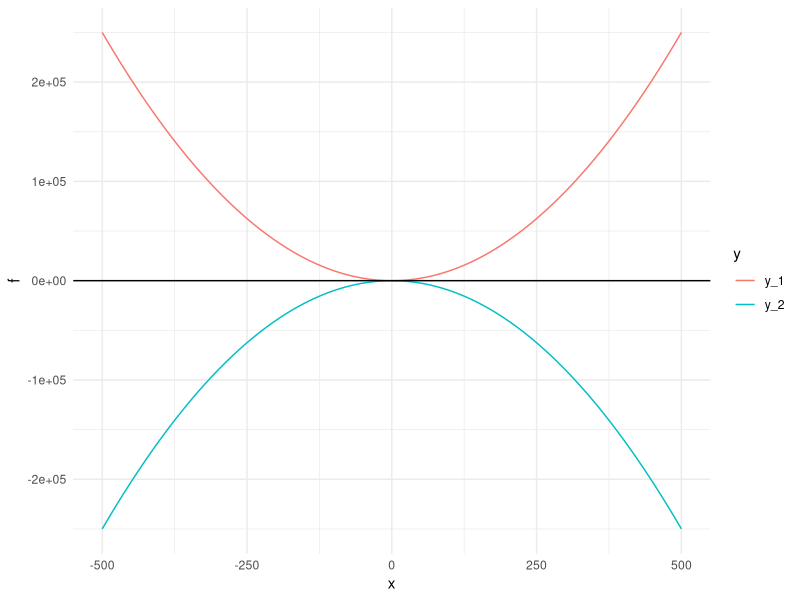
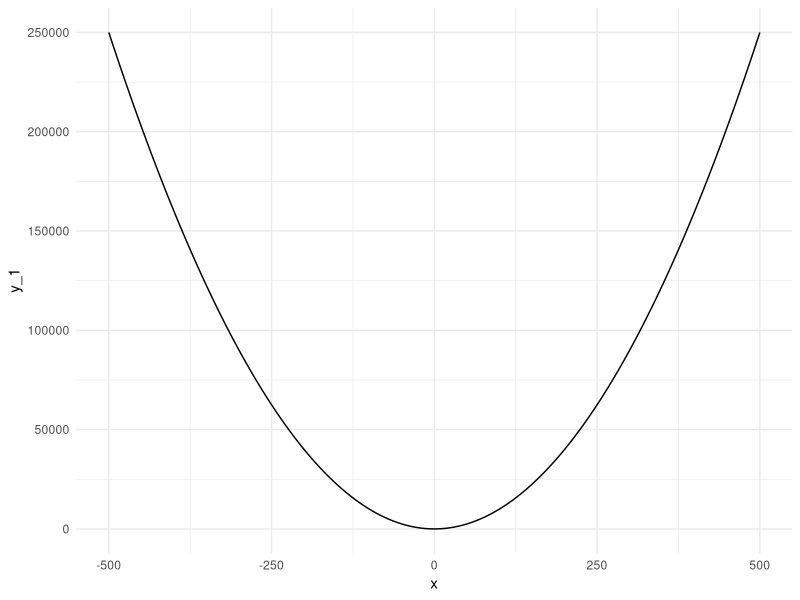
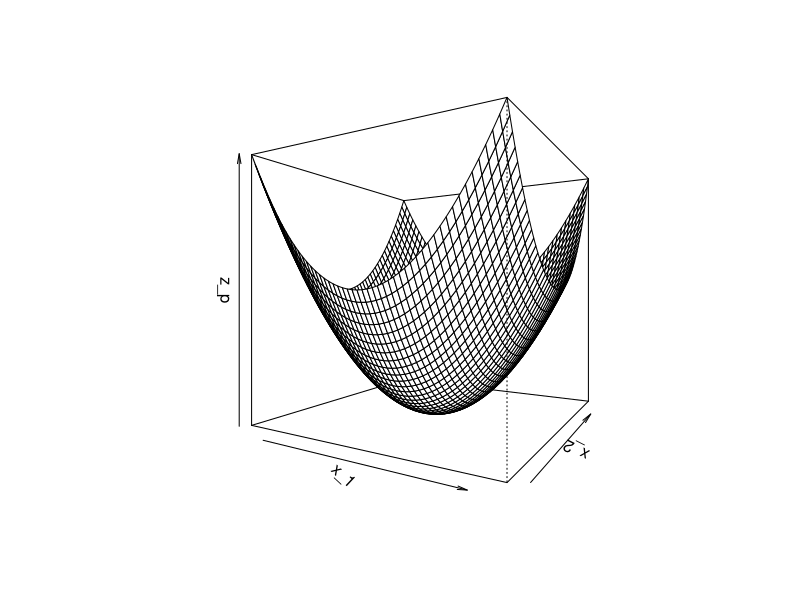
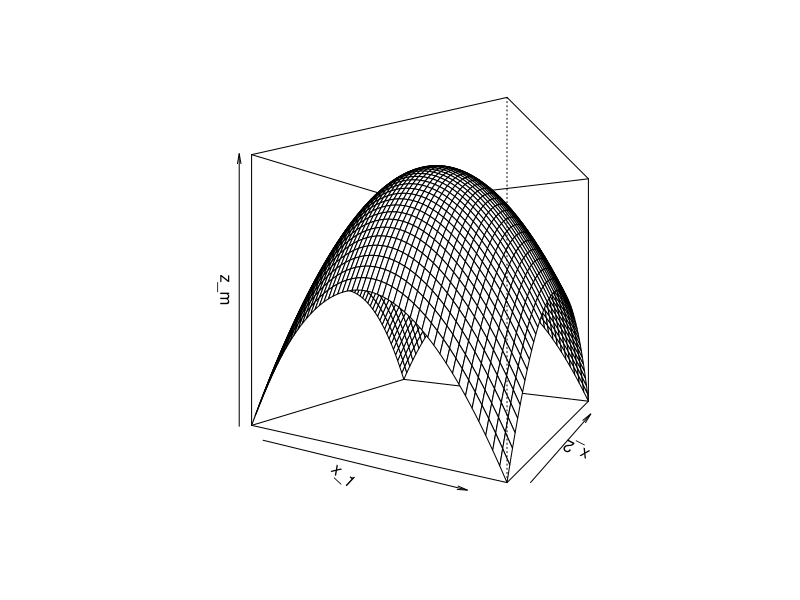
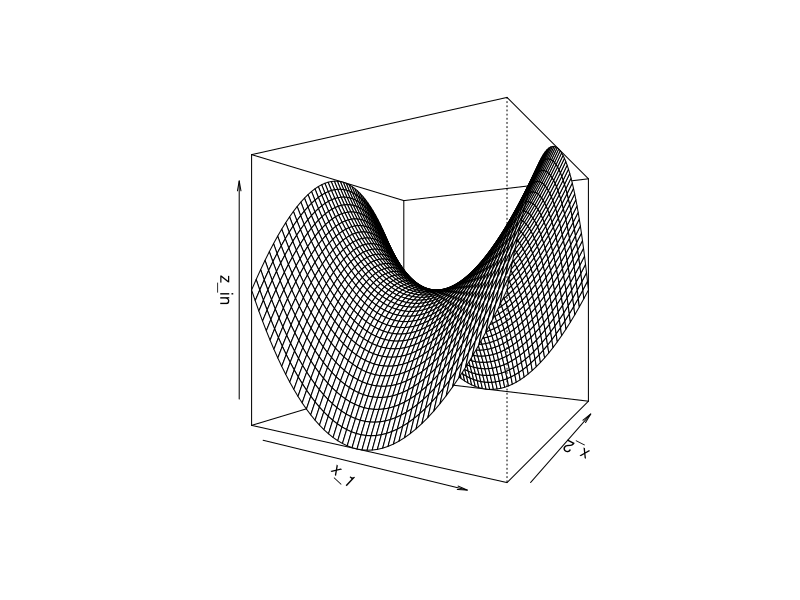
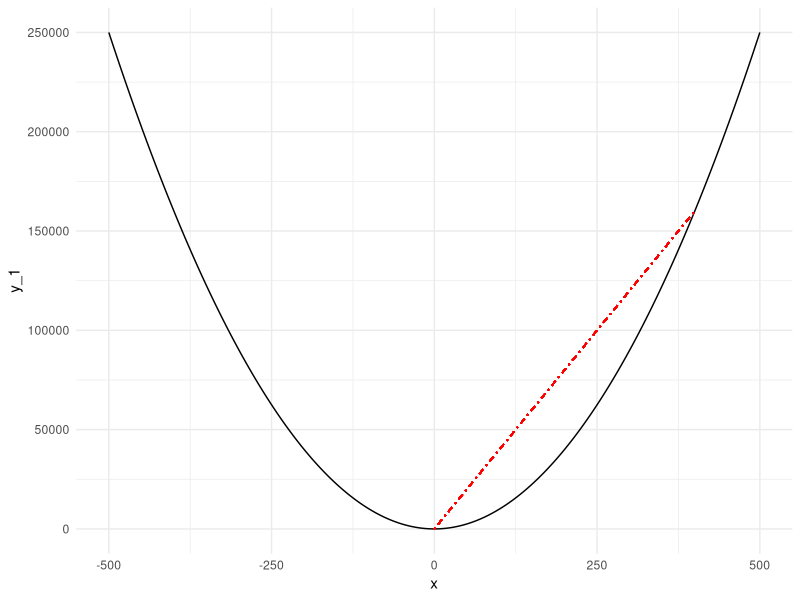
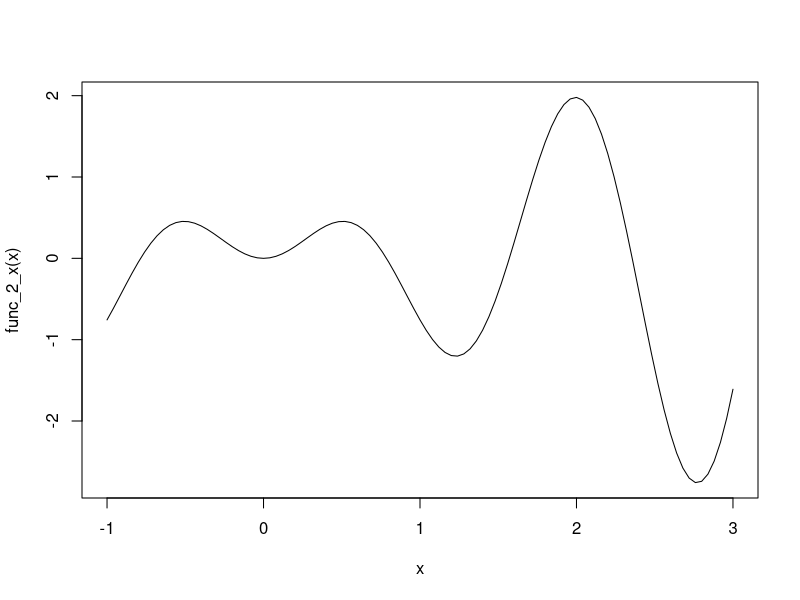
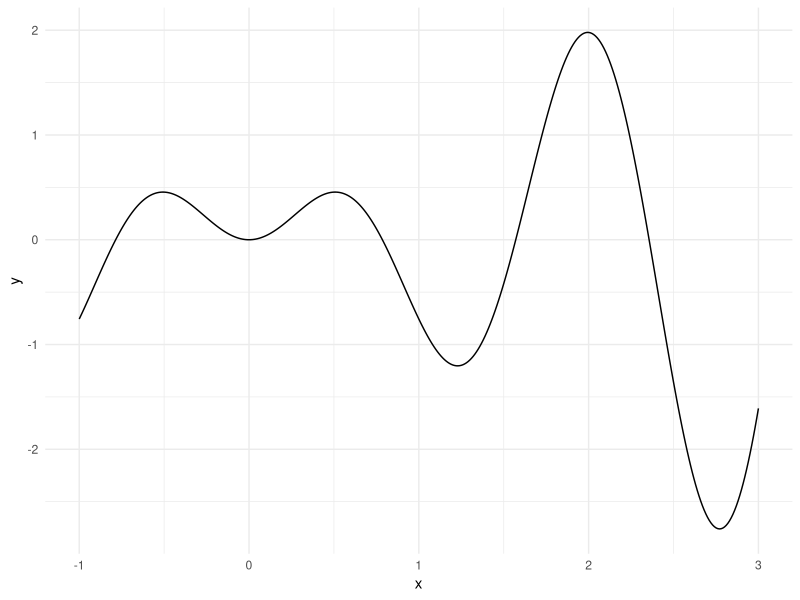

These figures' R source, in order:
## ---- chunk 1

library(tidyverse)
library(rmarkdown)
library(knitr)
library(xml2)
library(quadprog) #for quadratic programming

knitr::opts_chunk$set(echo = T, 
                      warning = T, 
                      message = F, 
                      eval = T, 
                      include = T,
                      fig.height=3.5, 
                      fig.width=3.5,
                      fig.align = 'center'
                      )
## ---- chunk 2
x <- -500:500
y_1 <- x^2
y_2 <- -x^2
data_l <- cbind(x, y_1, y_2) %>% 
  dplyr::as_tibble() %>% #wide format
  tidyr::gather(., 
                y_1:y_2, 
                key = 'y', 
                value = 'f') #long format

ggplot(data_l, aes(x, f, color = y)) +
  geom_line() +
  geom_hline(yintercept = 0) +
  theme_minimal()

## ---- chunk 3

Dmat <- matrix(c(1,-1,-1,2),2,2)
dvec = c(2,6)
Amat = matrix(c(-1,-1,1,-2,-2,-1),2,3)
bvec = c(-2,-2,-3)

quadprog::solve.QP(Dmat, dvec, Amat, bvec)

## ---- chunk 4

D_mat <- matrix(c(1.68,0.34,0.34,3.09),2,2)
d_vec <- c(0, 0)
A_mat <- matrix(c(1,1,0.018,0.025), nrow = 2, byrow = F)
b_vec <- c(1,0.018)
m_eq <- 1

quadprog::solve.QP(D_mat, d_vec, A_mat, b_vec, m_eq)

## ---- chunk 5

(plot_x_square <- ggplot(data = dplyr::as_tibble(cbind(x, y_1)),
       mapping = aes(x, y_1)) +
  geom_line() +
  theme_minimal())

## ---- chunk 6

x_1 <- x_2 <- seq(-5, 5, 0.20)

z_p <- outer(x_1, x_2, 
            FUN = function(x_1,x_2){x_1^2+x_2^2}
            ) 
z_m <- outer(x_1, x_2,
            FUN = function(x_1,x_2){-x_1^2-x_2^2}
            ) 
z_in <- outer(x_1, x_2,
             FUN = function(x_1,x_2){x_1^2-x_2^2}
              ) 

persp(x_1, x_2, z_p, theta = 30, phi = 0) #positive definite

persp(x_1, x_2, z_m, theta = 30, phi = 0) #negative definite

persp(x_1, x_2, z_in, theta = 30, phi = 0) #indefinite

## ---- chunk 7

plot_x_square + 
  geom_segment(aes(x = 0, 
                   y = 0, 
                   xend = 400, 
                   yend = 400^2
                   ), 
               linetype = "dotdash", 
               color = "red"
               )

## ---- chunk 8
# Another function for optimization
func_2_x <- function(x) {x*sin(4*x)}

curve(func_2_x, -1, 3) #note base R graphics function curve()

# Via ggplot()
x <- seq(-1, 3, 0.01)
y <- func_2_x(x)
data_plot_gg <- cbind(x, y) %>% tibble::as_tibble()

ggplot(data_plot_gg, aes(x, y)) +
  geom_line() +
  theme_minimal()

# Using optimize()
(optim_min_mult <- optimize(f = func_2_x, 
                            interval = c(0, 3)
                            ) #default = minimum
) 

## ---- chunk 9

optimize(func_2_x, c(1.5, 3))

## ---- chunk 10

optimize(func_2_x, c(1.5, 3), maximum = TRUE)

## ---- chunk 11

func_3_x <- function(x) {abs(x-1)+2*abs(x-2)}

plot(func_3_x, -1, 4) #note generic function plotting in base R

# Via ggplot
x_3 <- seq(-1, 4, 0.01)
y_3 <- func_3_x(x_3)

ggplot(tibble::as_tibble(cbind(x_3,y_3)),
       aes(x_3, y_3)
       ) + 
  geom_line() +
  theme_minimal()

(optim_x_3 <- optimize(func_3_x, c(0,3)))

## ---- chunk 12

func_optim <- function(x)
{
  2*(x[1]-1)^2 + 5*(x[2]-3)^2 + 10
}

optim_min <- optim(c(1,1), func_optim) #x=(x_1,x_2)=c(1,1)
print(optim_min)
## ---- chunk 13

func_optim_2 <- function(x1, x2) 
{
  return(1/x1 + 1/x2 + 
    (1-x2)/(x2*(1-x1)) + 
    1/((1-x1)*(1-x2))
    )
}

x_1 <- x_2 <- seq(0.1, 0.9, 0.02)
z <- outer(x_1, x_2, FUN = "func_optim_2")

# Different perspectives
persp(x_1, x_2, z, theta = 30, phi = 0) 
persp(x_1, x_2, z, theta = 0, phi = 30)
persp(x_1, x_2, z, theta = -30, phi = 0)

## ---- chunk 14

func_opt_2 <- function(x)
{
  x1 <- x[1]
  x2 <- x[2]
  return((1/x1 + 1/x2 + 
            (1-x2)/(x2*(1-x1)) + 
            1/((1-x1)*(1-x2)))
         )
}

optim(c(0.5, 0.5), func_opt_2)

## ---- chunk 15

x_vec <- rnorm(1000, 5, 2) #1000 normals with mean 5 and sigma 2

neg_log_likeli <- function(theta)
{
  n <- length(x_vec)
  NLL <- sum((x_vec - theta[1])^2)/(2*theta[2]) + 
    (n/2)*log(theta[2])
  
  return(NLL)
}

optim(theta <- c(0,1), #(0,1) starting
      neg_log_likeli, 
      hessian=TRUE #print the Hessian matrix
      ) 

optim(theta <- c(0.5,1.2), #different starting point
      neg_log_likeli, 
      hessian=TRUE
      ) 

mean(x_vec)


sd(x_vec)
